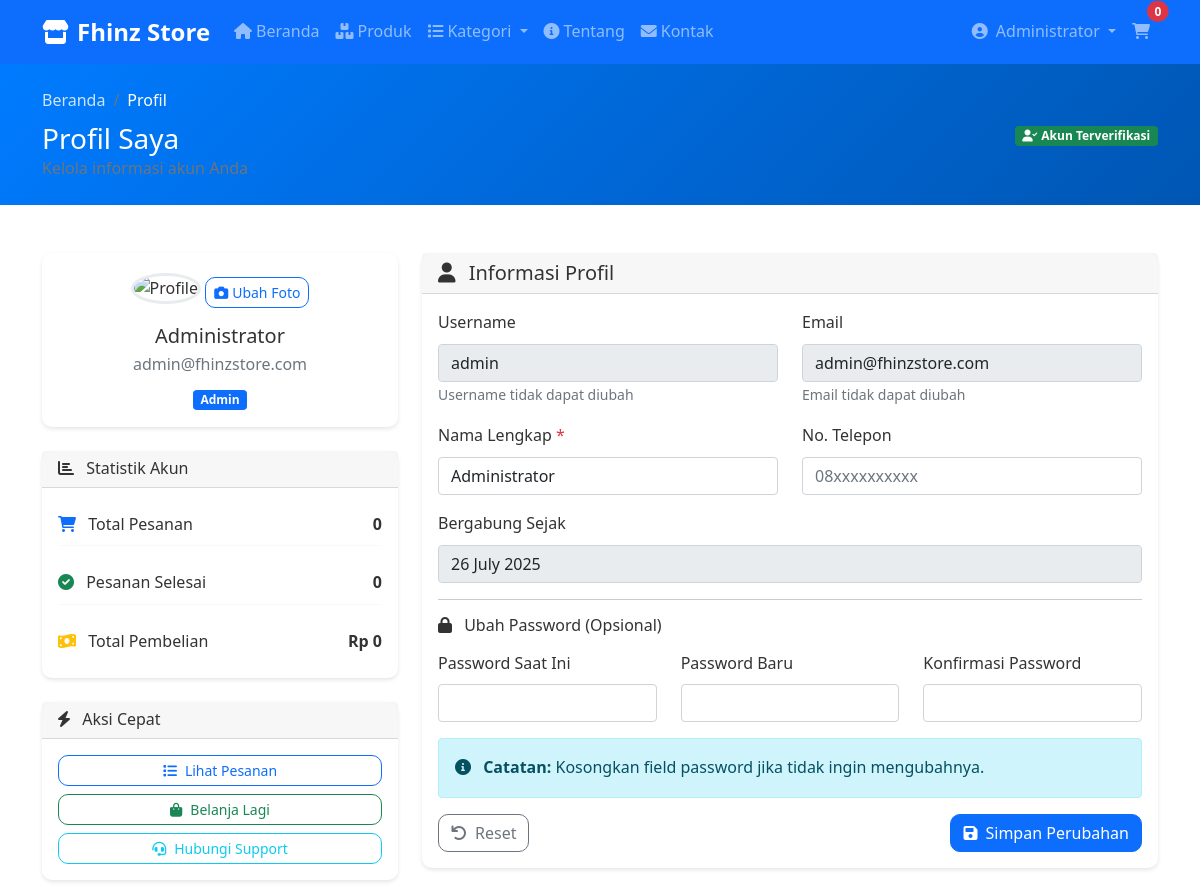
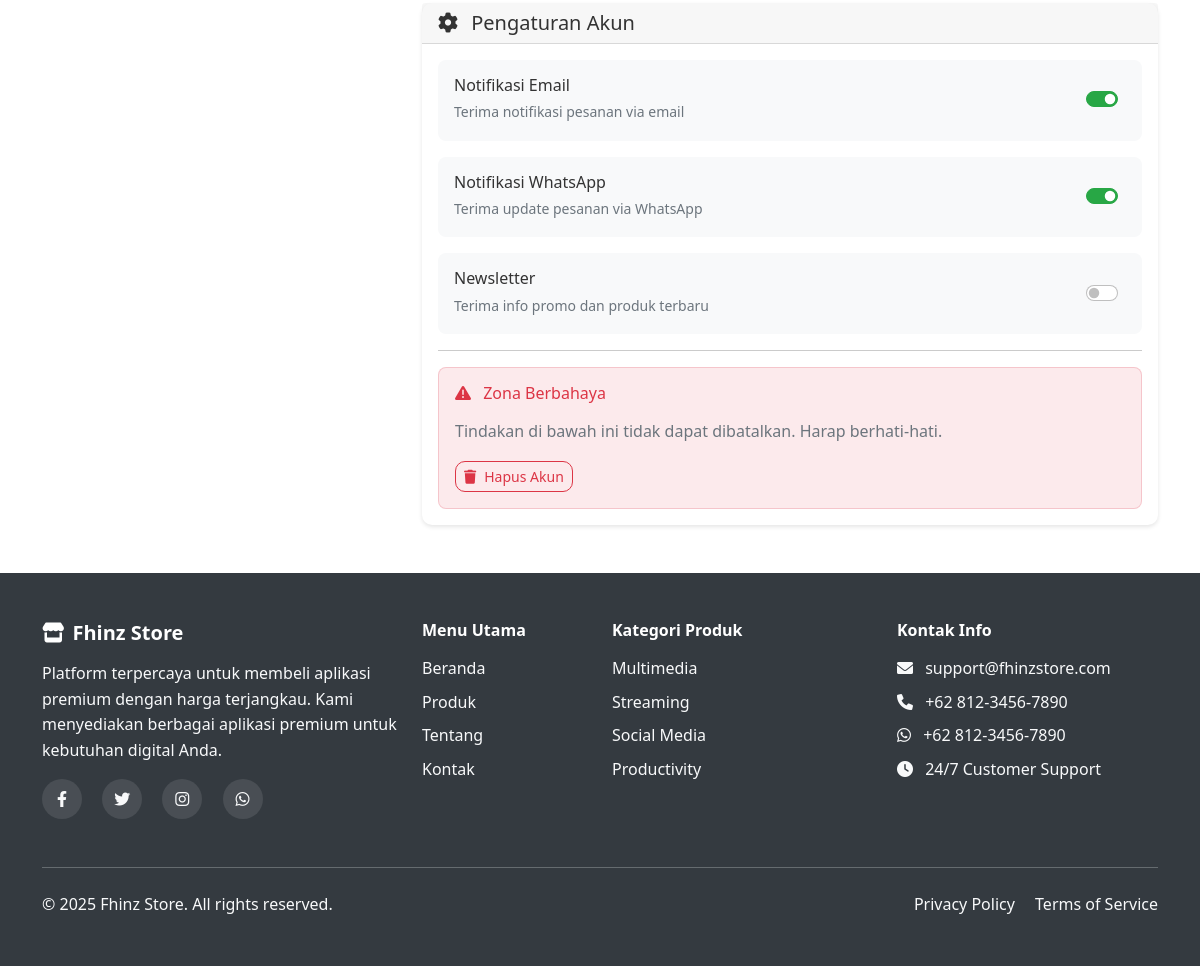
The app's page /profile.php (signed in) with its own data (2 pictures, top to bottom).
### tables this page shows
CREATE TABLE users (
    id INT AUTO_INCREMENT PRIMARY KEY,
    username VARCHAR(50) UNIQUE NOT NULL,
    email VARCHAR(100) UNIQUE NOT NULL,
    password VARCHAR(255) NOT NULL,
    full_name VARCHAR(100) NOT NULL,
    phone VARCHAR(20),
    role ENUM('admin', 'customer') DEFAULT 'customer',
    created_at TIMESTAMP DEFAULT CURRENT_TIMESTAMP,
    updated_at TIMESTAMP DEFAULT CURRENT_TIMESTAMP ON UPDATE CURRENT_TIMESTAMP
);

### config/database.php (called while the page is built, shortened)
<?php
function formatCurrency($amount) {
    return 'Rp ' . number_format($amount, 0, ',', '.');
}
?>

### profile.php (the view, shortened to what this page needs)
<?php
require_once 'config/database.php';
try {
    $stmt = $pdo->prepare("SELECT * FROM users WHERE id = ?");
    $stmt->execute([$_SESSION['user_id']]);
    $user = $stmt->fetch(PDO::FETCH_ASSOC);
} catch (PDOException $e) {
    $error_message = 'Terjadi kesalahan sistem!';
}
try {
    $stmt = $pdo->prepare("SELECT COUNT(*) FROM orders WHERE user_id = ?");
    $stmt->execute([$_SESSION['user_id']]);
    $total_orders = $stmt->fetchColumn();
    $stmt = $pdo->prepare("SELECT COALESCE(SUM(total_amount), 0) FROM orders WHERE user_id = ? AND status IN ('paid', 'completed')");
    $stmt->execute([$_SESSION['user_id']]);
    $total_spent = $stmt->fetchColumn();
    $stmt = $pdo->prepare("SELECT COUNT(*) FROM orders WHERE user_id = ? AND status = 'completed'");
    $stmt->execute([$_SESSION['user_id']]);
    $completed_orders = $stmt->fetchColumn();
} catch (PDOException $e) {
    $total_orders = 0;
    $total_spent = 0;
    $completed_orders = 0;
}
?>
<!DOCTYPE html>
<html lang="id">
<head>
    <link href="https://cdn.jsdelivr.net/npm/bootstrap@5.1.3/dist/css/bootstrap.min.css" rel="stylesheet">
    <link href="https://cdnjs.cloudflare.com/ajax/libs/font-awesome/6.0.0/css/all.min.css" rel="stylesheet">
    <link href="assets/css/style.css" rel="stylesheet">
</head>
<body>
    <?php include 'includes/navbar.php'; ?>
    <section class="page-header py-4 bg-light">
        <div class="container">
            <div class="row align-items-center">
                <div class="col-md-6">
                    <nav aria-label="breadcrumb">
                        <ol class="breadcrumb mb-2">
                            <li class="breadcrumb-item"><a href="index.php">Beranda</a></li>
                            <li class="breadcrumb-item active">Profil</li>
                        </ol>
                    </nav>
                    <h1 class="h3 mb-0">Profil Saya</h1>
                    <p class="text-muted mb-0">Kelola informasi akun Anda</p>
                </div>
                <div class="col-md-6 text-md-end">
                    <span class="badge bg-success">
                        <i class="fas fa-user-check me-1"></i>Akun Terverifikasi
                    </span>
                </div>
            </div>
        </div>
    </section>
    <section class="profile-section py-5">
        <div class="container">
            <div class="row">
                <div class="col-lg-4 mb-4">
                    <div class="profile-sidebar">
                        <div class="card mb-4">
                            <div class="card-body text-center">
                                <div class="profile-avatar mb-3">
                                    <img src="assets/images/default-avatar.jpg" alt="Profile" class="rounded-circle" width="100" height="100">
                                    <button class="btn btn-sm btn-outline-primary mt-2" onclick="changeAvatar()">
                                        <i class="fas fa-camera me-1"></i>Ubah Foto
                                    </button>
                                </div>
                                <h5 class="mb-1"><?php echo htmlspecialchars($user['full_name']); ?></h5>
                                <p class="text-muted mb-2"><?php echo htmlspecialchars($user['email']); ?></p>
                                <span class="badge bg-primary"><?php echo ucfirst($user['role']); ?></span>
                            </div>
                        </div>
                        <div class="card mb-4">
                            <div class="card-header">
                                <h6 class="mb-0">
                                    <i class="fas fa-chart-bar me-2"></i>
                                    Statistik Akun
                                </h6>
                            </div>
                            <div class="card-body">
                                <div class="profile-stats">
                                    <div class="stat-item d-flex justify-content-between mb-3">
                                        <div class="stat-info">
                                            <i class="fas fa-shopping-cart text-primary me-2"></i>
                                            <span>Total Pesanan</span>
                                        </div>
                                        <strong><?php echo $total_orders; ?></strong>
                                    </div>
                                    <div class="stat-item d-flex justify-content-between mb-3">
                                        <div class="stat-info">
                                            <i class="fas fa-check-circle text-success me-2"></i>
                                            <span>Pesanan Selesai</span>
                                        </div>
                                        <strong><?php echo $completed_orders; ?></strong>
                                    </div>
                                    <div class="stat-item d-flex justify-content-between">
                                        <div class="stat-info">
                                            <i class="fas fa-money-bill-wave text-warning me-2"></i>
                                            <span>Total Pembelian</span>
                                        </div>
                                        <strong><?php echo formatCurrency($total_spent); ?></strong>
                                    </div>
                                </div>
                            </div>
                        </div>
                        <div class="card">
                            <div class="card-header">
                                <h6 class="mb-0">
                                    <i class="fas fa-bolt me-2"></i>
                                    Aksi Cepat
                                </h6>
                            </div>
                            <div class="card-body">
                                <div class="d-grid gap-2">
                                    <a href="orders.php" class="btn btn-outline-primary btn-sm">
                                        <i class="fas fa-list me-2"></i>Lihat Pesanan
                                    </a>
                                    <a href="products.php" class="btn btn-outline-success btn-sm">
                                        <i class="fas fa-shopping-bag me-2"></i>Belanja Lagi
                                    </a>
                                    <a href="contact.php" class="btn btn-outline-info btn-sm">
                                        <i class="fas fa-headset me-2"></i>Hubungi Support
                                    </a>
                                </div>
                            </div>
                        </div>
                    </div>
                </div>
                <div class="col-lg-8">
                    <div class="profile-form">
                        <div class="card mb-4">
                            <div class="card-header">
                                <h5 class="mb-0">
                                    <i class="fas fa-user me-2"></i>
                                    Informasi Profil
                                </h5>
                            </div>
                            <div class="card-body">
                                <form method="POST" action="">
                                    <div class="row">
                                        <div class="col-md-6 mb-3">
                                            <label for="username" class="form-label">Username</label>
                                            <input type="text" class="form-control" id="username"
                                                   value="<?php echo htmlspecialchars($user['username']); ?>" disabled>
                                            <small class="text-muted">Username tidak dapat diubah</small>
                                        </div>
                                        <div class="col-md-6 mb-3">
                                            <label for="email" class="form-label">Email</label>
                                            <input type="email" class="form-control" id="email"
                                                   value="<?php echo htmlspecialchars($user['email']); ?>" disabled>
                                            <small class="text-muted">Email tidak dapat diubah</small>
                                        </div>
                                    </div>
                                    <div class="row">
                                        <div class="col-md-6 mb-3">
                                            <label for="full_name" class="form-label">Nama Lengkap <span class="text-danger">*</span></label>
                                            <input type="text" class="form-control" id="full_name" name="full_name"
                                                   value="<?php echo htmlspecialchars($user['full_name']); ?>" required>
                                        </div>
                                        <div class="col-md-6 mb-3">
                                            <label for="phone" class="form-label">No. Telepon</label>
                                            <input type="tel" class="form-control" id="phone" name="phone"
                                                   value="<?php echo htmlspecialchars($user['phone'] ?? ''); ?>"
                                                   placeholder="08xxxxxxxxxx">
                                        </div>
                                    </div>
                                    <div class="mb-3">
                                        <label for="member_since" class="form-label">Bergabung Sejak</label>
                                        <input type="text" class="form-control"
                                               value="<?php echo date('d F Y', strtotime($user['created_at'])); ?>" disabled>
                                    </div>
                                    <hr>
                                    <h6 class="mb-3">
                                        <i class="fas fa-lock me-2"></i>
                                        Ubah Password (Opsional)
                                    </h6>
                                    <div class="row">
                                        <div class="col-md-4 mb-3">
                                            <label for="current_password" class="form-label">Password Saat Ini</label>
                                            <input type="password" class="form-control" id="current_password" name="current_password">
                                        </div>
                                        <div class="col-md-4 mb-3">
                                            <label for="new_password" class="form-label">Password Baru</label>
                                            <input type="password" class="form-control" id="new_password" name="new_password">
                                        </div>
                                        <div class="col-md-4 mb-3">
                                            <label for="confirm_password" class="form-label">Konfirmasi Password</label>
                                            <input type="password" class="form-control" id="confirm_password" name="confirm_password">
                                        </div>
                                    </div>
                                    <div class="alert alert-info">
                                        <i class="fas fa-info-circle me-2"></i>
                                        <strong>Catatan:</strong> Kosongkan field password jika tidak ingin mengubahnya.
                                    </div>
                                    <div class="d-flex justify-content-between">
                                        <button type="button" class="btn btn-outline-secondary" onclick="resetForm()">
                                            <i class="fas fa-undo me-2"></i>Reset
                                        </button>
                                        <button type="submit" name="update_profile" class="btn btn-primary">
                                            <i class="fas fa-save me-2"></i>Simpan Perubahan
                                        </button>
                                    </div>
                                </form>
                            </div>
                        </div>
                        <div class="card">
                            <div class="card-header">
                                <h5 class="mb-0">
                                    <i class="fas fa-cog me-2"></i>
                                    Pengaturan Akun
                                </h5>
                            </div>
                            <div class="card-body">
                                <div class="setting-item d-flex justify-content-between align-items-center mb-3">
                                    <div>
                                        <h6 class="mb-1">Notifikasi Email</h6>
                                        <small class="text-muted">Terima notifikasi pesanan via email</small>
                                    </div>
                                    <div class="form-check form-switch">
                                        <input class="form-check-input" type="checkbox" id="emailNotif" checked>
                                    </div>
                                </div>
                                <div class="setting-item d-flex justify-content-between align-items-center mb-3">
                                    <div>
                                        <h6 class="mb-1">Notifikasi WhatsApp</h6>
                                        <small class="text-muted">Terima update pesanan via WhatsApp</small>
                                    </div>
                                    <div class="form-check form-switch">
                                        <input class="form-check-input" type="checkbox" id="whatsappNotif" checked>
                                    </div>
                                </div>
                                <div class="setting-item d-flex justify-content-between align-items-center mb-3">
                                    <div>
                                        <h6 class="mb-1">Newsletter</h6>
                                        <small class="text-muted">Terima info promo dan produk terbaru</small>
                                    </div>
                                    <div class="form-check form-switch">
                                        <input class="form-check-input" type="checkbox" id="newsletter">
                                    </div>
                                </div>
                                <hr>
                                <div class="danger-zone">
                                    <h6 class="text-danger mb-3">
                                        <i class="fas fa-exclamation-triangle me-2"></i>
                                        Zona Berbahaya
                                    </h6>
                                    <p class="text-muted mb-3">Tindakan di bawah ini tidak dapat dibatalkan. Harap berhati-hati.</p>
                                    <button class="btn btn-outline-danger btn-sm" onclick="confirmDeleteAccount()">
                                        <i class="fas fa-trash me-2"></i>Hapus Akun
                                    </button>
                                </div>
                            </div>
                        </div>
                    </div>
                </div>
            </div>
        </div>
    </section>
    <?php include 'includes/footer.php'; ?>
</body>
</html>

### records on screen
users: full_name "Administrator", email "admin@fhinzstore.com", role "Admin", username "admin", created_at "26 July 2025"

### other values on screen
$_SESSION['full_name'] "Administrator"
$total_orders "0"
$completed_orders "0"
formatCurrency($total_spent) "Rp 0"
